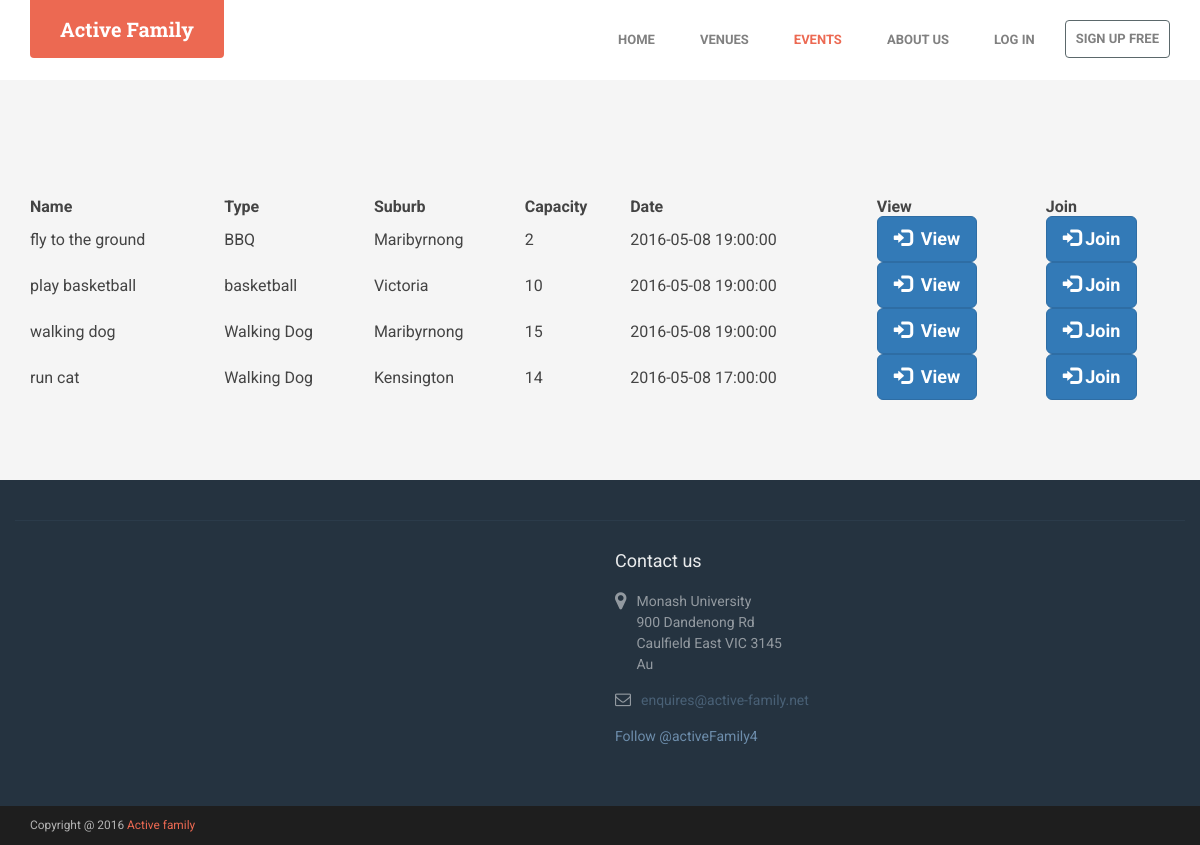
Screenshot of /user/listEvent.php?user_id=1 with the database file from the repository.
### tables this page shows
CREATE TABLE `events` (
  `eventId` int(60) NOT NULL,
  `create_user_id` int(60) NOT NULL,
  `eventName` varchar(255) DEFAULT NULL,
  `eventDescription` text,
  `type` varchar(60) DEFAULT NULL,
  `address` text NOT NULL,
  `suburb` varchar(70) NOT NULL,
  `capacity` int(60) DEFAULT NULL,
  `curr_capa` int(11) DEFAULT NULL,
  `date` datetime DEFAULT NULL,
  `status` varchar(25) NOT NULL
);

### user/listEvent.php (the view, shortened to what this page needs)
<?php
include('../include/header.php');
include('../include/navigation.php');
$user_id1 = $_GET['user_id'];
include('../include/config.php');
    $sql = "SELECT * FROM events WHERE status = 'active' AND  create_user_id = '$user_id1' ORDER BY `events`.`date` DESC";
    $stmt = $pdo->query($sql);
    $list = $stmt->fetchAll(PDO::FETCH_ASSOC);
?>
    <link rel="stylesheet" href="https://cdn.datatables.net/t/bs/jq-2.2.0,dt-1.10.11,r-2.0.2/datatables.min.css"/>
    <div class="container" >
            <div class='row'>
                    <table id='event' class="display responsive nowrap" cellspacing="0" width="100%">
                        <thead>
                        <tr>
                            <th>Name</th>
                            <th>Type</th>
                            <th>Suburb</th>
                            <th>Capacity</th>
                            <th>Date</th>
                            <th>View</th>
                            <th>Join</th>
                        </tr>
                        </thead>
                        <tbody>
                            <?php
                            $btnJoin[] = array();
                            $i = 0;
                            foreach ($list as $val){
                                $btnJoin[$i] = "btn-join".$i;?>
                            <tr>
                                <td>
                                    <?php echo substr($val['eventName'], 0, 100);?>
                                </td>
                                <td>
                                    <?php echo $val['type'];?>
                                </td>
                                <td>
                                    <?php echo substr($val['suburb'], 0, 100);?>
                                </td>
                                <td>
                                    <?php echo $val['capacity'];?>
                                </td>
                                <td>
                                    <?php echo $val['date'];
                                          $eventId = $val['eventId'];?>
                                </td>
                                    <td class="form-group">
                                        <button type="submit" name="<?php echo $btnView[$i]?>" class="btn btn-primary btn-lg" onclick="window.location.href='../event/view.php?eventId=<?php echo $eventId; ?>'">
                                                <i class="glyphicon glyphicon-log-in"></i>&nbsp; View
                                        </button>
                                    </td>
                                <form action="" method="post">
                                <td class="form-group">
                                    <button type="submit" name="<?php echo $btnJoin[$i]?>" class="btn btn-primary btn-lg">
                                        <i class="glyphicon glyphicon-log-in"></i> Join
                                    </button>
                                </td>
                                </form>
                            </tr>
                        <?php
                            $i++;
                        } ?>
                        </tbody>
                    </table>
        </div>
    </div>
</section>
<?php include('../include/footer.php');?>
</body>
</html>

### map/assets/css/styles.css (style rules this page uses)
body { font-family: 'Roboto', arial, sans-serif; color: #444444; font-size: 16px; -webkit-font-smoothing: antialiased; -moz-osx-font-smoothing: grayscale; }
.btn, a.btn { -webkit-transition: all 0.4s ease-in-out; -moz-transition: all 0.4s ease-in-out; -ms-transition: all 0.4s ease-in-out; -o-transition: all 0.4s ease-in-out; font-weight: bold; }

### rows the page displays
events: eventName "fly to the ground", type "BBQ", suburb "Maribyrnong", capacity "2", date "2016-05-08 19:00:00"
events: eventName "play basketball", type "basketball", suburb "Victoria", capacity "10", date "2016-05-08 19:00:00"
events: eventName "walking dog", type "Walking Dog", suburb "Maribyrnong", capacity "15", date "2016-05-08 19:00:00"
events: eventName "run cat", type "Walking Dog", suburb "Kensington", capacity "14", date "2016-05-08 17:00:00"
